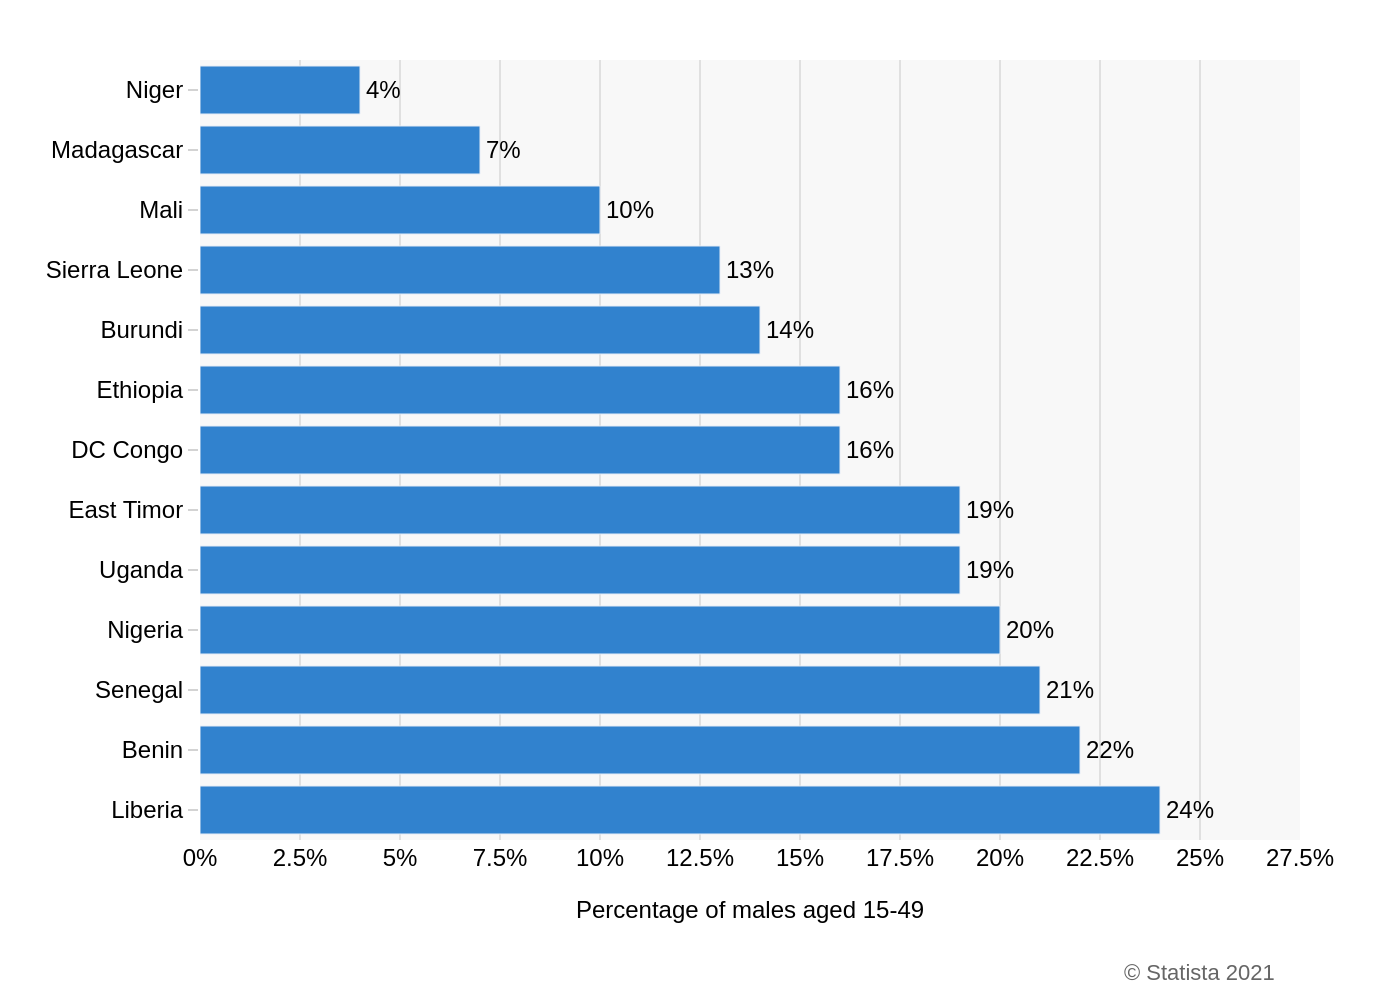

Write the Python code that produced this figure.
import sys
import json
import pathlib
import plotly.graph_objects as go

if len(sys.argv) != 2:
    print("Usage: python generate_chart.py <json_file_path>")
    sys.exit(1)

json_path = sys.argv[1]
try:
    with open(json_path, 'r', encoding='utf-8') as f:
        chart_config = json.load(f)
except FileNotFoundError:
    print(f"Error: JSON file not found at {json_path}")
    sys.exit(1)
except json.JSONDecodeError:
    print(f"Error: Could not decode JSON from {json_path}")
    sys.exit(1)

chart_data = chart_config.get('chart_data', [])
texts = chart_config.get('texts', {})
colors = chart_config.get('colors', [])

categories = [item['category'] for item in chart_data]
values = [item['value'] for item in chart_data]

fig = go.Figure()

fig.add_trace(go.Bar(
    y=categories,
    x=values,
    orientation='h',
    marker=dict(color=colors[0]),
    text=[f"{v}%" for v in values],
    textposition='outside',
    cliponaxis=False,
    hoverinfo='none'
))

fig.update_layout(
    font=dict(
        family="Arial",
        size=12,
        color="black"
    ),
    plot_bgcolor='#F8F8F8',
    paper_bgcolor='white',
    margin=dict(l=100, r=50, t=30, b=80),
    xaxis=dict(
        title=texts.get('x_axis_title'),
        title_font=dict(size=12),
        showgrid=True,
        gridcolor='#E0E0E0',
        gridwidth=1,
        range=[0, 27.5],
        dtick=2.5,
        ticksuffix='%',
        zeroline=False
    ),
    yaxis=dict(
        autorange='reversed',
        showgrid=False,
        ticks='outside',
        ticklen=5,
        tickcolor='lightgrey'
    ),
    showlegend=False,
    annotations=[
        dict(
            text=texts.get('source'),
            showarrow=False,
            xref="paper",
            yref="paper",
            x=0.98,
            y=-0.15,
            xanchor='right',
            yanchor='top',
            font=dict(size=11, color='#666666')
        )
    ]
)

base_filename = pathlib.Path(json_path).stem
output_filename = f"{base_filename}.png"
fig.write_image(output_filename, scale=2)

print(f"Chart saved to {output_filename}")
